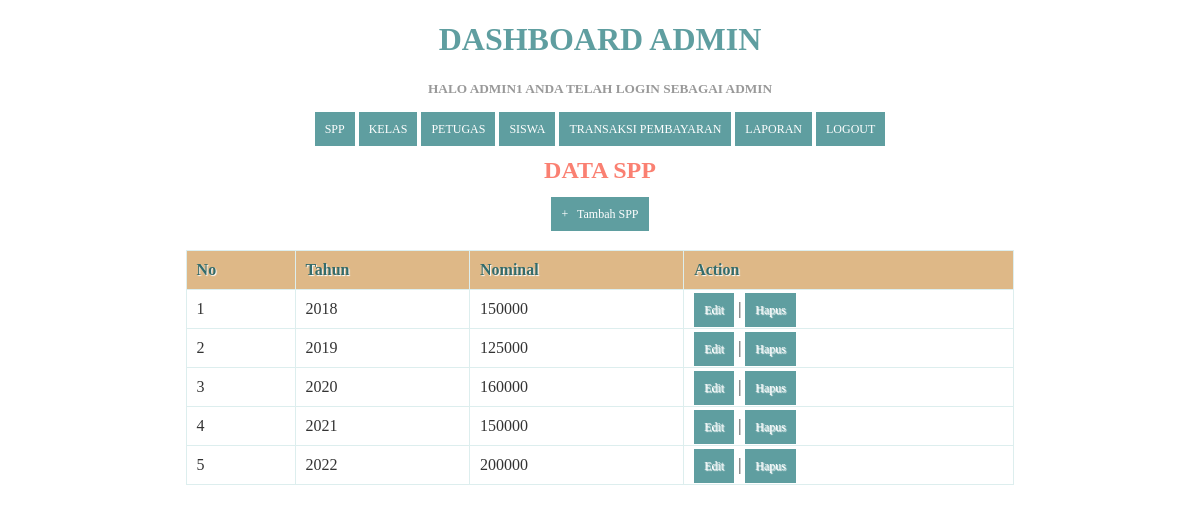
Screenshot of /spp.php (signed in) with the database file from the repository.
### tables this page shows
CREATE TABLE `spp` (
  `id_spp` int(11) NOT NULL,
  `tahun` int(11) NOT NULL,
  `nominal` int(11) NOT NULL
);

### spp.php (the view, shortened to what this page needs)
<!DOCTYPE html>
<html>
  <head>
  </head>
<body>
  <?php
  include ('header.php');
?>
    <center><h2>Data SPP</h2><center>
    <center><a href="tambahspp.php">+ &nbsp; Tambah SPP </a><center>
    <br/>
    <table>
      <thead>
        <tr>
          <th>No</th>
          <th>Tahun</th>
          <th>Nominal</th>
          <th>Action</th>
        </tr>
    </thead>
    <tbody>
      <?php
      $query = "SELECT * FROM spp ORDER BY id_spp ASC";
      $result = mysqli_query($koneksi, $query);
      $no = 1;
      while($row = mysqli_fetch_assoc($result))
      {
      ?>
       <tr>
          <td><?php echo $no; ?></td>
          <td><?php echo $row['tahun']; ?></td>
          <td><?php echo substr($row['nominal'], 0, 20); ?></td>
          <td>
              <a href="edit_spp.php?id=<?php echo $row['id_spp']; ?>">Edit</a> |
              <a href="proses_hapusspp.php?id=<?php echo $row['id_spp']; ?>" onClick="return confirm('Anda yakin akan menghapus data ini?')">Hapus</a>
          </td>
      </tr>
      <?php
       $no++;
      }
      ?>
    </tbody>
    </table>
</body>
</html>

### spp.php (style rules this page uses)
* { font-family: "Trebuchet MS"; }
h2 { text-transform: uppercase; color: salmon; }
table { border: solid 1px #DDEEEE; border-collapse: collapse; border-spacing: 0; width: 70%; margin: 10px auto 10px auto; }
table thead th { background-color: #DDEFEF; border: solid 1px #DDEEEE; color: #336B6B; padding: 10px; text-align: left; text-shadow: 1px 1px 1px #fff; text-decoration: none; }
table tbody td { border: solid 1px #DDEEEE; color: #333; padding: 10px; text-shadow: 1px 1px 1px #fff; }
a { background-color: salmon; color: #fff; padding: 10px; text-decoration: none; font-size: 12px; }

### Header.php (style rules this page uses)
* { font-family: "Trebuchet MS"; }
table { border: solid 1px #DDEEEE; border-collapse: collapse; border-spacing: 0; width: 70%; margin: 10px auto 10px auto; }
table thead th { background-color: BurlyWood; border: solid 1px #DDEEEE; color: #336B6B; padding: 10px; text-align: left; text-shadow: 1px 1px 1px #fff; text-decoration: none; }
table tbody td { border: solid 1px #DDEEEE; color: #333; padding: 10px; text-shadow: 1px 1px 1px #fff; }
a { background-color: CadetBlue; color: #fff; padding: 10px; text-decoration: none; font-size: 12px; }

### rows the page displays
spp: tahun "2018", nominal "150000"
spp: tahun "2019", nominal "125000"
spp: tahun "2020", nominal "160000"
spp: tahun "2021", nominal "150000"
spp: tahun "2022", nominal "200000"

### other values shown
$_SESSION['username'] "ADMIN1"
$_SESSION['level'] "ADMIN"
